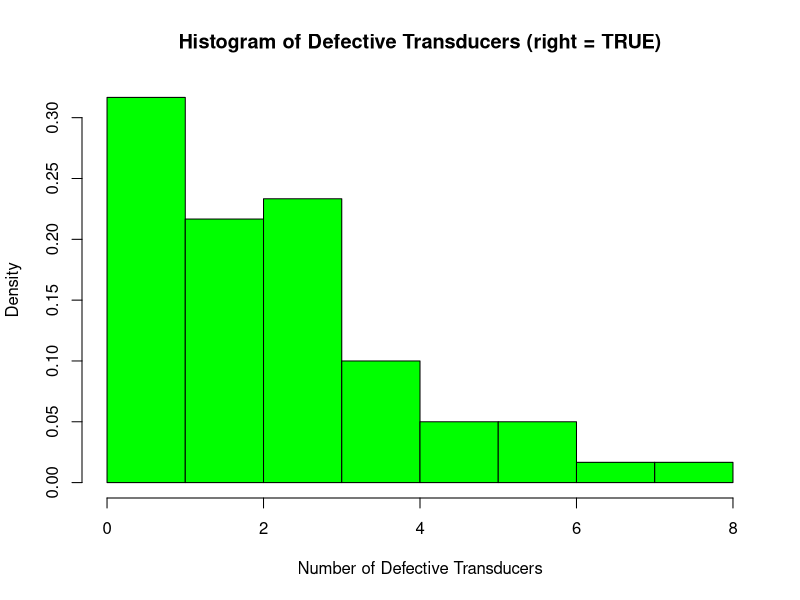
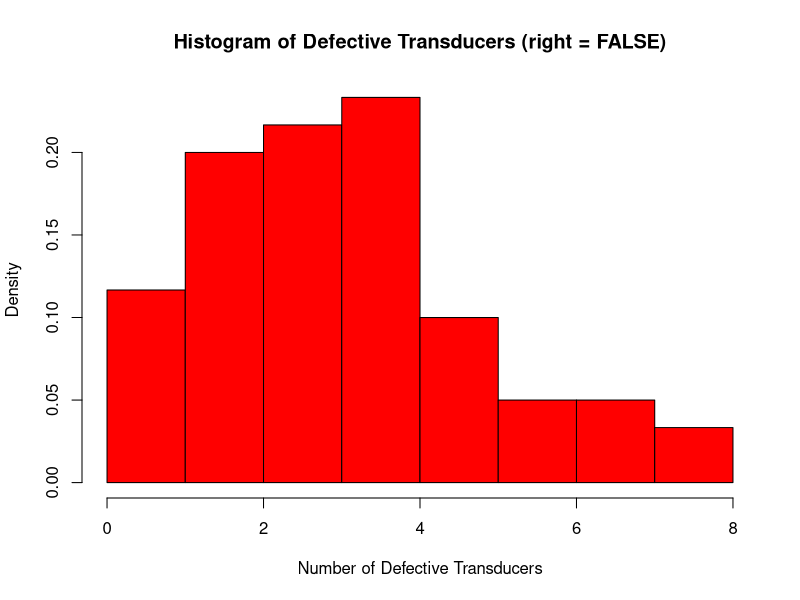

The R script that drew these images, in order:
## ---- chunk 1
knitr::opts_chunk$set(echo = TRUE)
## ---- chunk 2
# Recovered data from the stem-and-leaf plot:
x <- c(3.1, 3.5, 3.6, 3.6, 3.7, 3.8,
       4.0, 4.0, 4.0, 4.1, 4.1, 4.2, 4.2, 4.2, 4.2, 4.2, 4.3, 4.4,
       4.5, 4.6, 4.6, 4.7, 4.8, 4.8, 4.8,
       5.1, 5.4, 5.4, 5.5, 5.8,
       6.2, 6.6, 6.6, 6.7, 6.8,
       7.5)

# Five-number summary:
fivenum(x)
summary(x)

# Double-check with stem() function:
stem(x)
## ---- chunk 3
# Loading the dataset from the CSV file:
trans <- read.csv("Transducers.csv", header = FALSE)

# 1. Calculate the proportion of batches with at most 5 defective transducers:
prop_at_most_5 <- mean(trans$V1 <= 5)
prop_at_most_5


# 2. Draw a histogram of the data using density on the vertical scale:

hist(trans$V1, probability = TRUE, right = TRUE,
     main = "Histogram of Defective Transducers (right = TRUE)",
     xlab = "Number of Defective Transducers", col = "green")

hist(trans$V1, probability = TRUE, right = FALSE,
     main = "Histogram of Defective Transducers (right = FALSE)",
     xlab = "Number of Defective Transducers", col = "red")

# Comments:
# The histograms show that the vast majority of batches have a low number of defective 
# transducers.
# Approximately 91.67% of the batches have at most 5 defects.
# The distribution is concentrated toward the lower end with a few batches exhibiting 
# higher defect counts.
